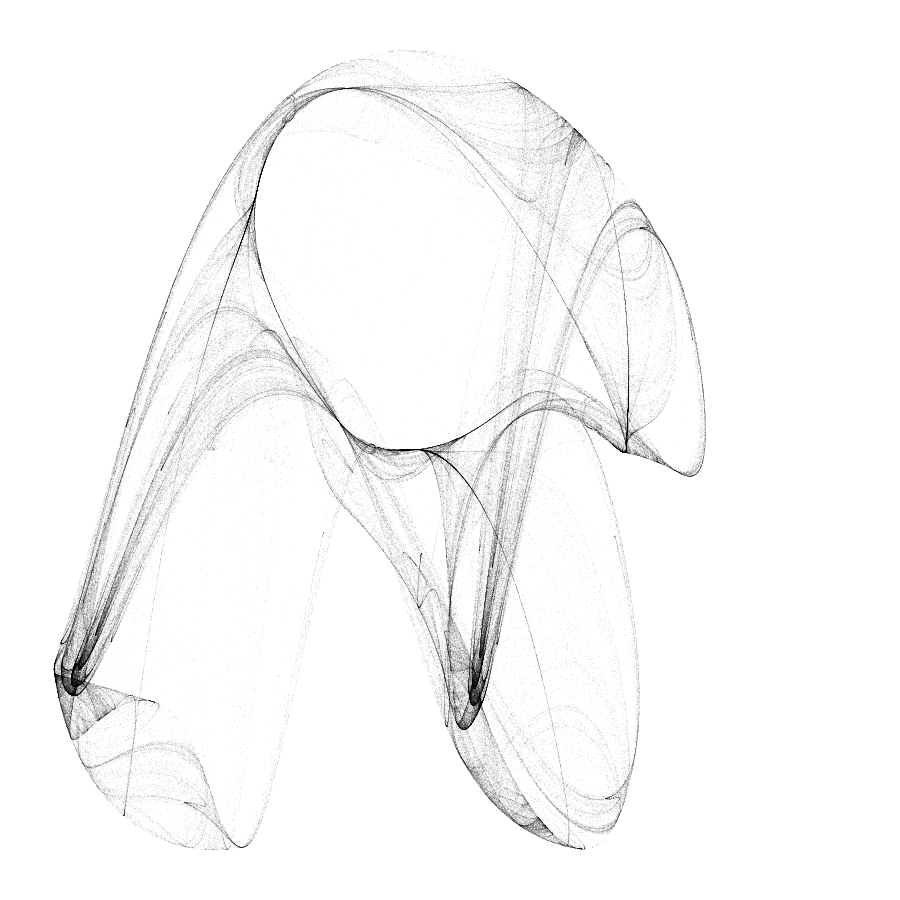
Frame 1 (no input)
Frame 2 (the mouse pressed at the canvas centre, redrawn once): identical to frame 1, image omitted

The p5.js sketch that drew this single still picture (run headless with seeded random() and noise() and a simulated clock; the mouse was pressed at the canvas centre and the sketch redrawn once):

// p5.js sketch
// ── sketch.js
// Attractor structure and constants from
// http://www.complexification.net/gallery/machines/peterdejong/

let a = -0.89567065;
let b = 1.5909586;
let c = 1.8515863;
let d = 2.1974306;

let scl = 200;

let x = 0;
let y = 0;

let bufferLen = 5e5;

function setup() {
	createCanvas(900,900);
	background(255);
	translate(width/2,height/2);

	stroke(0);
	strokeWeight(0.31);

	for (i=1; i < bufferLen; i++){
		xNext = sin(a*y) - cos(b*x);
		yNext = sin(c*x) - cos(d*y);

		point(x*scl, y*scl);

		x = xNext;
		y = yNext;
	}
	noLoop();
}

function draw() {
	// translate(width/2,height/2);
	//
	// for (i=1; i < bufferLen; i++){
	// 	x[i] = sin(a*y[i-1]) - cos(b*x[i-1]);
	// 	y[i] = sin(c*x[i-1]) - cos(d*y[i-1]);
	//
	// }
	//
	// for (i=0; i < bufferLen; i++){
	// 	point(x[i]*scl, y[i]*scl);
	// }
	//
	// arrayCopy(x,bufferLen,x,0,1);
	// arrayCopy(y,bufferLen,y,0,1);
	// x[0] = x[20];
	// y[0] = y[20];

}
